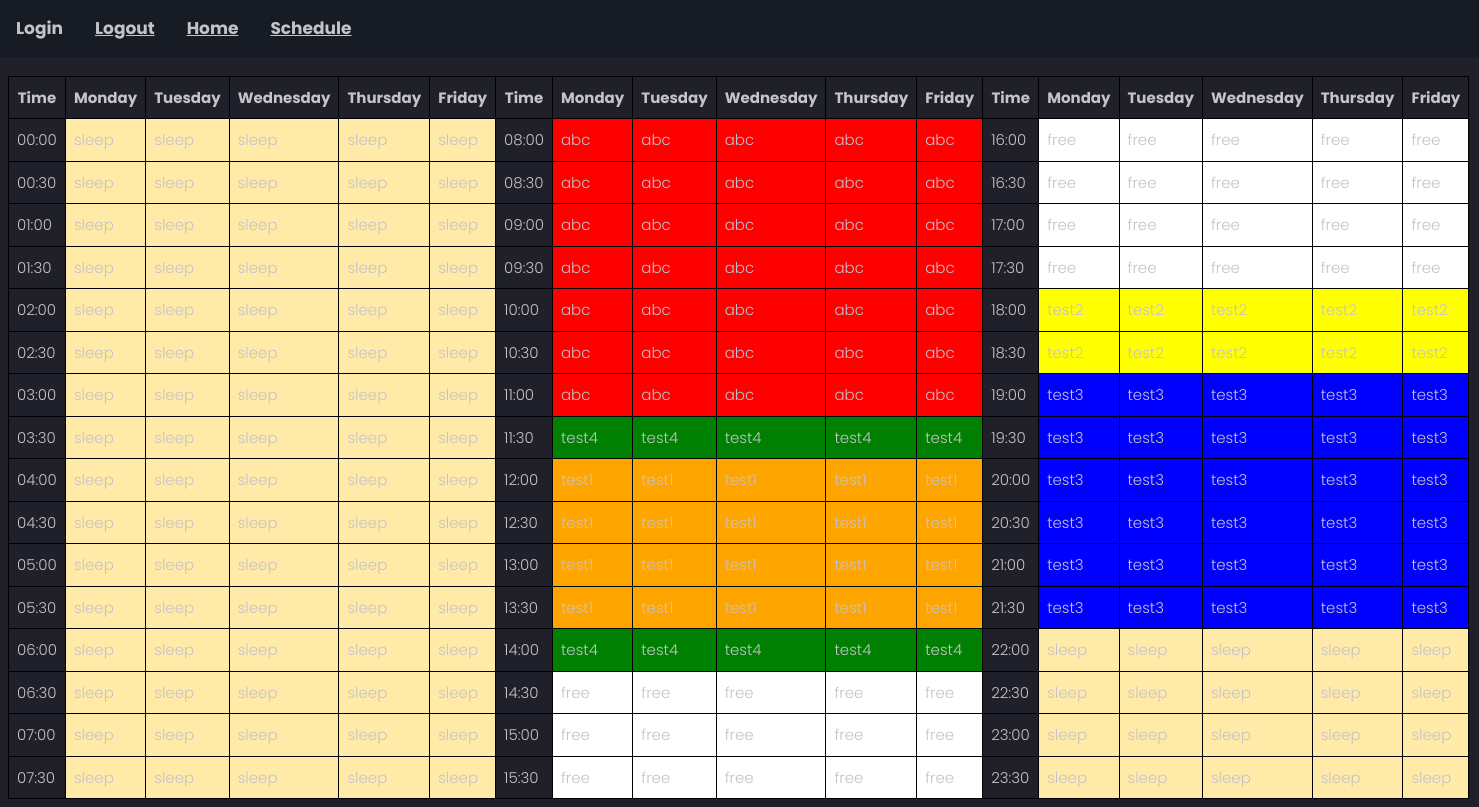
/schedule (signed in), run on the app's committed database.
### website/models.py (models this page shows)
class ReservedTime (db.Model):
    id = db.Column(db.Integer, primary_key=True)
    data = db.Column(db.String(10000))
    date = db.Column(db.DateTime(timezone=True), default=func.now())
    beginTime = db.Column(db.Integer)
    endTime = db.Column(db.Integer)
    user_id = db.Column(db.Integer, db.ForeignKey('user.id'))

class Task (db.Model):
    id = db.Column(db.Integer, primary_key=True)
    data = db.Column(db.String(10000))
    date = db.Column(db.DateTime(timezone=True), default=func.now())
    timePreference = db.Column(db.Integer)
    deadline = db.Column(db.Integer)
    timeRequired = db.Column(db.Integer)
    user_id = db.Column(db.Integer, db.ForeignKey('user.id'))

### website/schedule.py (the view)
@schedule.route('/schedule', methods=['GET', 'POST'])
@login_required
def display_schedule():
    schedule_data = generate_schedule()
    return render_template("schedule.html", schedule=schedule_data)

### website/__init__.py (called while the page is built)
def create_app():
    app = Flask(__name__)
    app.config['SECRET_KEY'] = 'mysecretkeymysecretkey'
    app.config['SQLALCHEMY_DATABASE_URI'] = f'sqlite:///{DB_NAME}'
    db.init_app(app)
    login_manager = LoginManager()
    login_manager.login_view = 'auth.login'
    login_manager.init_app(app)
    from .views import views
    from .auth import auth
    from .schedule import schedule
    app.register_blueprint(views, url_prefix='/')
    app.register_blueprint(auth, url_prefix='/')
    app.register_blueprint(schedule, url_prefix='/')
    from .models import User, Task, ReservedTime, WakeUpTime
    with app.app_context():
        db.create_all()
    @login_manager.user_loader
    def load_user(id):
        return User.query.get(int(id))
    return app

### website/service.py (called while the page is built)
def add_reserved_time(week, eventID=0, begin=0, end=0):
    if eventID == 0:
        return week
    if begin > end:
        return week
    for i in range(begin, end + 1):
        week[i, :5] = eventID
    return week

def add_task(week, eventID=0, time=0, timePreference=1, wakeUpTime=0, deadline=5):
    if eventID == 0:
        return week, True
    if timePreference == 0:
        week, timeLeft = addEventHelper(week, eventID, time, wakeUpTime, deadline)
        if timeLeft > 0:
            week, timeLeft = addEventHelper(week, eventID, time, 24, deadline)
    elif timePreference == 1:
        week, timeLeft = addEventHelper(week, eventID, time, 24, deadline)
        if timeLeft > 0:
            week, timeLeft = addEventHelper(week, eventID, time, wakeUpTime, deadline)
    else:
        week, timeLeft = addEventHelper(week, eventID, time, 24 + 12, deadline)
        if timeLeft > 0:
            week, timeLeft = addEventHelper(week, eventID, time, wakeUpTime, deadline)
    if timeLeft > 0:
        return week, False
    else:
        return week, True

def addEventHelper(week, eventID, time, startTime, endDate):
    for i in range(startTime, startTime + 24):
        if time == 0 or i >= 48:
            return week, time
        for j in range(endDate + 1):
            if week[i, j] == 0:
                if time == 0:
                    return week, time
                else:
                    week[i, j] = eventID
                    time -= 1

### website/templates/schedule.html (shortened to what this page needs)
{% extends "base.html" %}
{% block content %}
<!DOCTYPE html>
<html>
<head>
    <link rel="stylesheet" href="{{ url_for('static', filename='style.css') }}">
</head>
<body>
    <h2>Schedule</h2>
    <table>
        <tr>
            <th>Time</th>
            <th>Monday</th>
            <th>Tuesday</th>
            <th>Wednesday</th>
            <th>Thursday</th>
            <th>Friday</th>
            <th>Time</th>
            <th>Monday</th>
            <th>Tuesday</th>
            <th>Wednesday</th>
            <th>Thursday</th>
            <th>Friday</th>
            <th>Time</th>
            <th>Monday</th>
            <th>Tuesday</th>
            <th>Wednesday</th>
            <th>Thursday</th>
            <th>Friday</th>
        </tr>
        {% for row in schedule %}
        <tr>
            <td>{{ row.time1 }}</td>
            <td class="{{ row.monday1['class'] }}">{{ row.monday1['data'] }}</td>
            <td class="{{ row.tuesday1['class'] }}">{{ row.tuesday1['data'] }}</td>
            <td class="{{ row.wednesday1['class'] }}">{{ row.wednesday1['data'] }}</td>
            <td class="{{ row.thursday1['class'] }}">{{ row.thursday1['data'] }}</td>
            <td class="{{ row.friday1['class'] }}">{{ row.friday1['data'] }}</td>
            <td>{{ row.time2 }}</td>
            <td class="{{ row.monday2['class'] }}">{{ row.monday2['data'] }}</td>
            <td class="{{ row.tuesday2['class'] }}">{{ row.tuesday2['data'] }}</td>
            <td class="{{ row.wednesday2['class'] }}">{{ row.wednesday2['data'] }}</td>
            <td class="{{ row.thursday2['class'] }}">{{ row.thursday2['data'] }}</td>
            <td class="{{ row.friday2['class'] }}">{{ row.friday2['data'] }}</td>
            <td>{{ row.time3 }}</td>
            <td class="{{ row.monday3['class'] }}">{{ row.monday3['data'] }}</td>
            <td class="{{ row.tuesday3['class'] }}">{{ row.tuesday3['data'] }}</td>
            <td class="{{ row.wednesday3['class'] }}">{{ row.wednesday3['data'] }}</td>
            <td class="{{ row.thursday3['class'] }}">{{ row.thursday3['data'] }}</td>
            <td class="{{ row.friday3['class'] }}">{{ row.friday3['data'] }}</td>
        </tr>
        {% endfor %}
    </table>
</body>
</html>
{% endblock %}

### website/templates/base.html (shortened to what this page needs)
<!DOCTYPE html>
<html>
  <head>
    <link rel="stylesheet" href="{{ url_for('static', filename='login.css') }}">
  </head>
  <body>
            <div class="topnav">
                <a class="nav-item nav-link" id="login" href="/login">Login</a>
                <a class="nav-item nav-link" id="logout" href="/logout">Logout</a>
                <a class="nav-item nav-link" id="Home" href="/">Home</a>
                <a class="nav-item nav-link" id="schedule" href="/schedule">Schedule</a>
            </div>
    <div class="container">
    {% block content %}
    {% endblock %}
    </div>
    </body>
</html>

### website/static/login.css (style rules this page uses)
body { font-family: 'Poppins', sans-serif; font-weight: 300; font-size: 15px; line-height: 1.7; color: #c4c3ca; background-color: #1f2029; overflow-x: hidden; }
a { cursor: pointer; transition: all 200ms linear; }
h2 { font-weight: 600; }

### website/static/style.css (style rules this page uses)
body { font-family: 'Poppins', sans-serif; font-weight: 300; font-size: 15px; line-height: 1.7; color: #c4c3ca; background-color: #1f2029; overflow-x: hidden; }
table { border-collapse: collapse; }
th, td { border: 1px solid black; padding: 8px; }
.task-0 { background-color: white; }
.task-1 { background-color: #ffeba7; }
.task-2 { background-color: red; }
.task-3 { background-color: orange; }
.task-4 { background-color: yellow; }
.task-5 { background-color: blue; }
.task-6 { background-color: green; }

### website/templates/base.html (style rules this page uses)
.topnav { position: fixed; top: 0; left: 0; width: 100%; overflow: hidden; background-color: #171b24; z-index: 1000; }
.topnav a { float: left; color: #c4c3ca; text-align: center; padding: 14px 16px; font-weight: 650; font-size: 17px; }

### data on the page
ReservedTime: monday2.data "abc" "abc" "abc" "abc" "abc" "abc" "abc", tuesday2.data "abc" "abc" "abc" "abc" "abc" "abc" "abc", wednesday2.data "abc" "abc" "abc" "abc" "abc" "abc" "abc", thursday2.data "abc" "abc" "abc" "abc" "abc" "abc" "abc", friday2.data "abc" "abc" "abc" "abc" "abc" "abc" "abc"
Task: monday3.data "test2" "test2", tuesday3.data "test2" "test2", wednesday3.data "test2" "test2", thursday3.data "test2" "test2", friday3.data "test2" "test2"
Task: monday3.data "test3" "test3" "test3" "test3" "test3" "test3", tuesday3.data "test3" "test3" "test3" "test3" "test3" "test3", wednesday3.data "test3" "test3" "test3" "test3" "test3" "test3", thursday3.data "test3" "test3" "test3" "test3" "test3" "test3", friday3.data "test3" "test3" "test3" "test3" "test3" "test3"
Task: monday2.data "test4" "test4", tuesday2.data "test4" "test4", wednesday2.data "test4" "test4", thursday2.data "test4" "test4", friday2.data "test4" "test4"
Task: monday2.data "test1" "test1" "test1" "test1", tuesday2.data "test1" "test1" "test1" "test1", wednesday2.data "test1" "test1" "test1" "test1", thursday2.data "test1" "test1" "test1" "test1", friday2.data "test1" "test1" "test1" "test1"

### other printed values
{{ row.time1 }} "00:00" "00:30" "01:00" "01:30" "02:00" "02:30" "03:00" "03:30" "04:00" "04:30" "05:00" "05:30" "06:00" "06:30" "07:00" "07:30"
{{ row.monday1['data'] }} "sleep" "sleep" "sleep" "sleep" "sleep" "sleep" "sleep" "sleep" "sleep" "sleep" "sleep" "sleep" "sleep" "sleep" "sleep" "sleep"
{{ row.tuesday1['data'] }} "sleep" "sleep" "sleep" "sleep" "sleep" "sleep" "sleep" "sleep" "sleep" "sleep" "sleep" "sleep" "sleep" "sleep" "sleep" "sleep"
{{ row.wednesday1['data'] }} "sleep" "sleep" "sleep" "sleep" "sleep" "sleep" "sleep" "sleep" "sleep" "sleep" "sleep" "sleep" "sleep" "sleep" "sleep" "sleep"
{{ row.thursday1['data'] }} "sleep" "sleep" "sleep" "sleep" "sleep" "sleep" "sleep" "sleep" "sleep" "sleep" "sleep" "sleep" "sleep" "sleep" "sleep" "sleep"
{{ row.friday1['data'] }} "sleep" "sleep" "sleep" "sleep" "sleep" "sleep" "sleep" "sleep" "sleep" "sleep" "sleep" "sleep" "sleep" "sleep" "sleep" "sleep"
{{ row.time2 }} "08:00" "08:30" "09:00" "09:30" "10:00" "10:30" "11:00" "11:30" "12:00" "12:30" "13:00" "13:30" "14:00" "14:30" "15:00" "15:30"
{{ row.time3 }} "16:00" "16:30" "17:00" "17:30" "18:00" "18:30" "19:00" "19:30" "20:00" "20:30" "21:00" "21:30" "22:00" "22:30" "23:00" "23:30"
{{ row.monday3['data'] }} "free" "free" "free" "free" "sleep" "sleep" "sleep" "sleep"
{{ row.tuesday3['data'] }} "free" "free" "free" "free" "sleep" "sleep" "sleep" "sleep"
{{ row.wednesday3['data'] }} "free" "free" "free" "free" "sleep" "sleep" "sleep" "sleep"
{{ row.thursday3['data'] }} "free" "free" "free" "free" "sleep" "sleep" "sleep" "sleep"
{{ row.friday3['data'] }} "free" "free" "free" "free" "sleep" "sleep" "sleep" "sleep"
{{ row.monday2['data'] }} "free" "free" "free"
{{ row.tuesday2['data'] }} "free" "free" "free"
